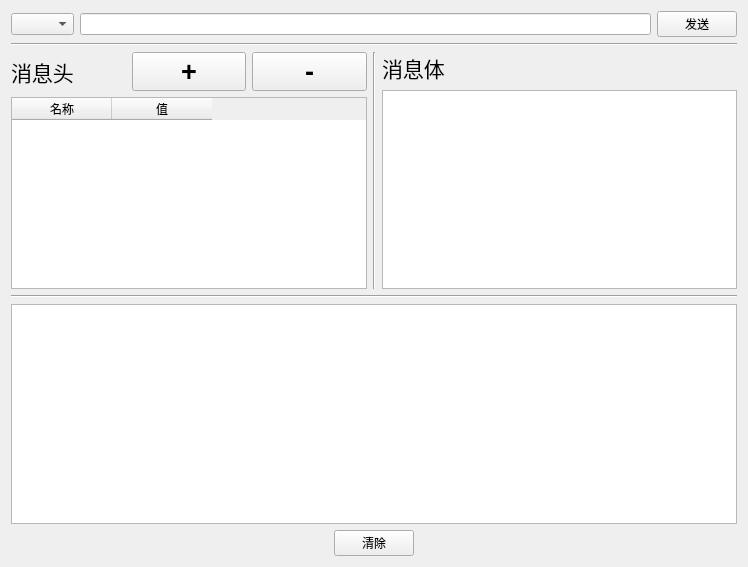
<?xml version="1.0" encoding="UTF-8"?>
<ui version="4.0">
 <class>Form</class>
 <widget class="QWidget" name="Form">
  <property name="geometry">
   <rect>
    <x>0</x>
    <y>0</y>
    <width>748</width>
    <height>567</height>
   </rect>
  </property>
  <property name="windowTitle">
   <string>统计薪资</string>
  </property>
  <layout class="QVBoxLayout" name="verticalLayout_3">
   <item>
    <layout class="QHBoxLayout" name="horizontalLayout">
     <item>
      <widget class="QComboBox" name="comboBox">
       <property name="placeholderText">
        <string>GET</string>
       </property>
       <item>
        <property name="text">
         <string>POST</string>
        </property>
       </item>
       <item>
        <property name="text">
         <string>PUT</string>
        </property>
       </item>
      </widget>
     </item>
     <item>
      <widget class="QLineEdit" name="lineEdit"/>
     </item>
     <item>
      <widget class="QPushButton" name="button_2">
       <property name="text">
        <string>发送</string>
       </property>
      </widget>
     </item>
    </layout>
   </item>
   <item>
    <widget class="Line" name="line_2">
     <property name="orientation">
      <enum>Qt::Orientation::Horizontal</enum>
     </property>
    </widget>
   </item>
   <item>
    <layout class="QHBoxLayout" name="horizontalLayout_3">
     <item>
      <layout class="QVBoxLayout" name="verticalLayout_2">
       <item>
        <layout class="QHBoxLayout" name="horizontalLayout_2">
         <item>
          <widget class="QLabel" name="label">
           <property name="font">
            <font>
             <pointsize>16</pointsize>
            </font>
           </property>
           <property name="text">
            <string>消息头</string>
           </property>
          </widget>
         </item>
         <item>
          <widget class="QPushButton" name="button_3">
           <property name="font">
            <font>
             <pointsize>20</pointsize>
             <bold>true</bold>
            </font>
           </property>
           <property name="text">
            <string>+</string>
           </property>
          </widget>
         </item>
         <item>
          <widget class="QPushButton" name="button_4">
           <property name="font">
            <font>
             <pointsize>20</pointsize>
             <bold>true</bold>
            </font>
           </property>
           <property name="text">
            <string>-</string>
           </property>
          </widget>
         </item>
        </layout>
       </item>
       <item>
        <widget class="QTableWidget" name="tableWidget">
         <column>
          <property name="text">
           <string>名称</string>
          </property>
         </column>
         <column>
          <property name="text">
           <string>值</string>
          </property>
         </column>
        </widget>
       </item>
      </layout>
     </item>
     <item>
      <widget class="Line" name="line_3">
       <property name="orientation">
        <enum>Qt::Orientation::Vertical</enum>
       </property>
      </widget>
     </item>
     <item>
      <layout class="QVBoxLayout" name="verticalLayout">
       <item>
        <widget class="QLabel" name="label_2">
         <property name="font">
          <font>
           <pointsize>16</pointsize>
          </font>
         </property>
         <property name="text">
          <string>消息体</string>
         </property>
        </widget>
       </item>
       <item>
        <widget class="QPlainTextEdit" name="plainTextEdit">
         <property name="plainText">
          <string/>
         </property>
         <property name="placeholderText">
          <string/>
         </property>
        </widget>
       </item>
      </layout>
     </item>
    </layout>
   </item>
   <item>
    <widget class="Line" name="line">
     <property name="orientation">
      <enum>Qt::Orientation::Horizontal</enum>
     </property>
    </widget>
   </item>
   <item>
    <widget class="QPlainTextEdit" name="plainTextEdit_2">
     <property name="plainText">
      <string/>
     </property>
     <property name="placeholderText">
      <string/>
     </property>
    </widget>
   </item>
   <item>
    <layout class="QHBoxLayout" name="horizontalLayout_4">
     <item>
      <widget class="QPushButton" name="button">
       <property name="sizePolicy">
        <sizepolicy hsizetype="Fixed" vsizetype="Fixed">
         <horstretch>0</horstretch>
         <verstretch>0</verstretch>
        </sizepolicy>
       </property>
       <property name="text">
        <string>清除</string>
       </property>
      </widget>
     </item>
    </layout>
   </item>
  </layout>
 </widget>
 <resources/>
 <connections/>
</ui>
